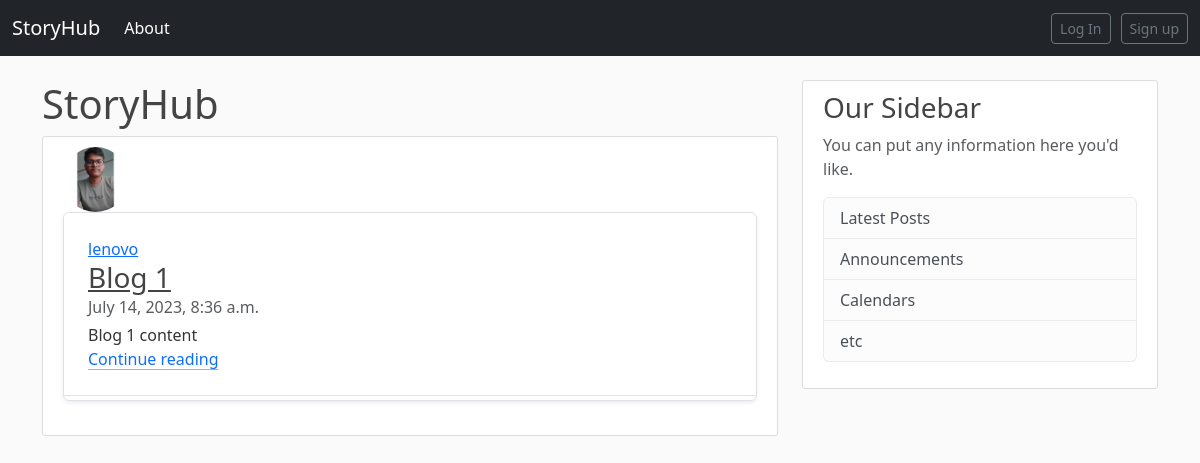
Before: / with the older database file.
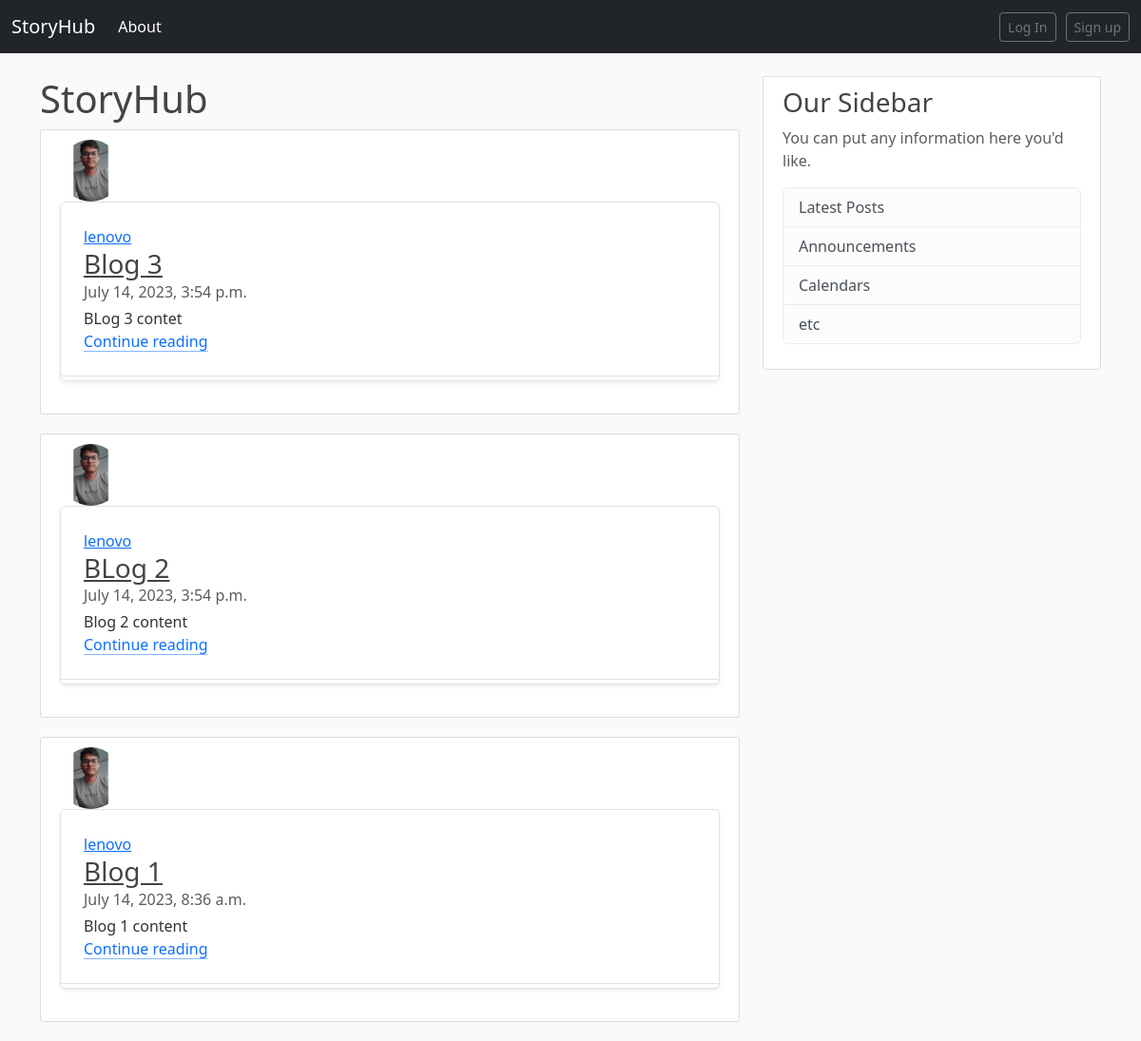
After: the same page with the newer database file.
### blog/models.py (models this page shows, shortened)
class Post(models.Model):
    title=models.CharField(max_length=100)
    content=models.TextField()
    date_posted=models.DateTimeField(default=timezone.now)
    author=models.ForeignKey(User,on_delete=models.CASCADE)

### user/models.py (models this page shows, shortened)
class Profile(models.Model):
    user=models.OneToOneField(User,on_delete=models.CASCADE)
    image=models.ImageField(default='default.jpg',upload_to='profile_pics')
    bio=models.TextField(default='')

### blog/views.py (the view)
# urls.py: path('', views.PostListView.as_view(), name='blog-home'),
class PostListView(ListView):
    model = Post
    template_name = 'blog/home.html'
    context_object_name = 'posts'
    ordering = ['-date_posted']  # newest to oldest
    paginate_by=5

### blog/templates/blog/home.html (shortened to what this page needs)
{% extends "blog/base.html" %}
{% block content %}
    <h1>StoryHub</h1>
    {% for posts in posts %}
        <article class="media content-section col-md-12">
          <img class="rounded-circle article-img" src="{{ posts.author.profile.image.url }}">
          <div class="media-body row g-0 border rounded overflow-hidden flex-md-row mb-4 shadow-sm h-md-250 position-relative" >
            <div class="article-metadata col p-4 d-flex flex-column position-static">
              <a class="mr-2" href="{% url 'user-post' posts.author.username %}">{{posts.author}}</a>
              <h3 class="mb-0"><a class="article-title" href="{% url 'post-detail' posts.id %}">{{ posts.title }}</a></h3>
              <div class="mb-1 text-body-secondary"> {{ posts.date_posted}} </div>
              <p class="card-text mb-auto">{{ posts.content }}</p>
              <a href="{% url 'post-detail' posts.id %}" class="icon-link gap-1 icon-link-hover stretched-link">
                Continue reading
                <svg class="bi"><use xlink:href="#chevron-right"></use></svg>
              </a>
            </div>
          </div>
      </article>
    {% endfor %}
{% endblock content %}

### blog/templates/blog/base.html (shortened to what this page needs)
{% load static %}
<!DOCTYPE html>
<html lang="en">
<head>
    <link href="https://cdn.jsdelivr.net/npm/bootstrap@5.3.0/dist/css/bootstrap.min.css" rel="stylesheet">
    <link rel="stylesheet" type="text/css" href="{% static 'blog/main.css' %}">
</head>
<body>
    <header>
        <nav class="navbar navbar-expand-md navbar-dark fixed-top bg-dark">
            <div class="container-fluid">
                <a class="navbar-brand" href="{% url 'blog-home' %}">StoryHub</a>
                <div class="collapse navbar-collapse" id="navbarCollapse">
                <ul class="navbar-nav me-auto mb-2 mb-md-0">
                    <li class="nav-item">
                    <a class="nav-link active" aria-current="page" href="{% url 'blog-about' %}">About</a>
                    </li>
                </div>
                <div class="col-4 d-flex justify-content-end align-items-center">
                  {% if user.is_authenticated %}
                  <a class="btn btn-sm btn-outline-secondary" href="{% url 'post-create' %}">New Post</a>
                    <span style="margin-left: 5px; margin-right: 5px;"></span>
                  <a class="btn btn-sm btn-outline-secondary" href="{% url 'profile' %}">Profile</a>
                    <span style="margin-left: 5px; margin-right: 5px;"></span>
                    <a class="btn btn-sm btn-outline-secondary" href="{% url 'logout' %}">Log out</a>
                  {% else %}
                    <a class="btn btn-sm btn-outline-secondary" href="{% url 'login' %}">Log In</a>
                    <a class="btn btn-sm btn-outline-secondary" href="{% url 'register' %}">Sign up</a>
                  {% endif %}
            </div>
            </div>
        </nav>
    </header>
    <main role="main" class="container">
        <div class="row">
          <div class="col-md-8">
            {% block content %}{% endblock %}
          </div>
          <div class="col-md-4">
            <div class="content-section">
              <h3>Our Sidebar</h3>
              <p class='text-muted'>You can put any information here you'd like.
                <ul class="list-group">
                  <li class="list-group-item list-group-item-light">Latest Posts</li>
                  <li class="list-group-item list-group-item-light">Announcements</li>
                  <li class="list-group-item list-group-item-light">Calendars</li>
                  <li class="list-group-item list-group-item-light">etc</li>
                </ul>
              </p>
            </div>
          </div>
        </div>
      </main>
</body>
</html>

### blog/static/blog/main.css (style rules this page uses)
body { background: #fafafa; color: #333333; margin-top: 5rem; }
h1, h2, h3, h4, h5, h6 { color: #444444; }
ul { margin: 0; }
.content-section { background: #ffffff; padding: 10px 20px; border: 1px solid #dddddd; border-radius: 3px; margin-bottom: 20px; }
.article-title { color: #444444; }
.article-img { height: 65px; width: 65px; margin-right: 16px; }
.article-metadata { padding-bottom: 1px; margin-bottom: 4px; border-bottom: 1px solid #e3e3e3 }

Changed rows visible on the page:
added Post: author.profile.image (picture), author "lenovo", title "Blog 3", date_posted "July 14, 2023, 3:54 p.m.", content "BLog 3 contet"
added Post: author.profile.image (picture), author "lenovo", title "BLog 2", date_posted "July 14, 2023, 3:54 p.m.", content "Blog 2 content"
